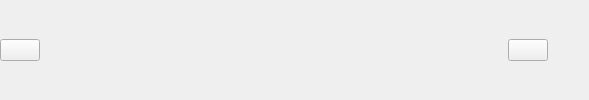
        <widget class="QWidget" name="widget" native="true">
         <property name="minimumSize">
          <size>
           <width>0</width>
           <height>40</height>
          </size>
         </property>
         <layout class="QHBoxLayout" name="horizontalLayout_4">
          <property name="spacing">
           <number>0</number>
          </property>
          <property name="leftMargin">
           <number>0</number>
          </property>
          <property name="topMargin">
           <number>0</number>
          </property>
          <property name="rightMargin">
           <number>9</number>
          </property>
          <property name="bottomMargin">
           <number>0</number>
          </property>
          <item>
           <widget class="QPushButton" name="change_btn">
            <property name="styleSheet">
             <string notr="true"/>
            </property>
            <property name="text">
             <string/>
            </property>
            <property name="icon">
             <iconset resource="resource.qrc">
              <normaloff>:/icon/icon/menu-4-32.ico</normaloff>:/icon/icon/menu-4-32.ico</iconset>
            </property>
            <property name="iconSize">
             <size>
              <width>14</width>
              <height>14</height>
             </size>
            </property>
            <property name="checkable">
             <bool>true</bool>
            </property>
           </widget>
          </item>
          <item>
           <spacer name="horizontalSpacer">
            <property name="orientation">
             <enum>Qt::Horizontal</enum>
            </property>
            <property name="sizeHint" stdset="0">
             <size>
              <width>236</width>
              <height>20</height>
             </size>
            </property>
           </spacer>
          </item>
          <item>
           <layout class="QHBoxLayout" name="horizontalLayout">
            <property name="spacing">
             <number>10</number>
            </property>
           </layout>
          </item>
          <item>
           <spacer name="horizontalSpacer_2">
            <property name="orientation">
             <enum>Qt::Horizontal</enum>
            </property>
            <property name="sizeHint" stdset="0">
             <size>
              <width>232</width>
              <height>20</height>
             </size>
            </property>
           </spacer>
          </item>
          <item>
           <widget class="QPushButton" name="user_btn">
            <property name="sizePolicy">
             <sizepolicy hsizetype="Fixed" vsizetype="Fixed">
              <horstretch>0</horstretch>
              <verstretch>0</verstretch>
             </sizepolicy>
            </property>
            <property name="minimumSize">
             <size>
              <width>0</width>
              <height>0</height>
             </size>
            </property>
            <property name="autoFillBackground">
             <bool>false</bool>
            </property>
            <property name="text">
             <string/>
            </property>
            <property name="icon">
             <iconset resource="resource.qrc">
              <normaloff>:/icon/icon/user-48.ico</normaloff>:/icon/icon/user-48.ico</iconset>
            </property>
           </widget>
          </item>
          <item>
           <widget class="QLabel" name="account">
            <property name="minimumSize">
             <size>
              <width>32</width>
              <height>0</height>
             </size>
            </property>
            <property name="text">
             <string/>
            </property>
            <property name="scaledContents">
             <bool>true</bool>
            </property>
           </widget>
          </item>
         </layout>
        </widget>
